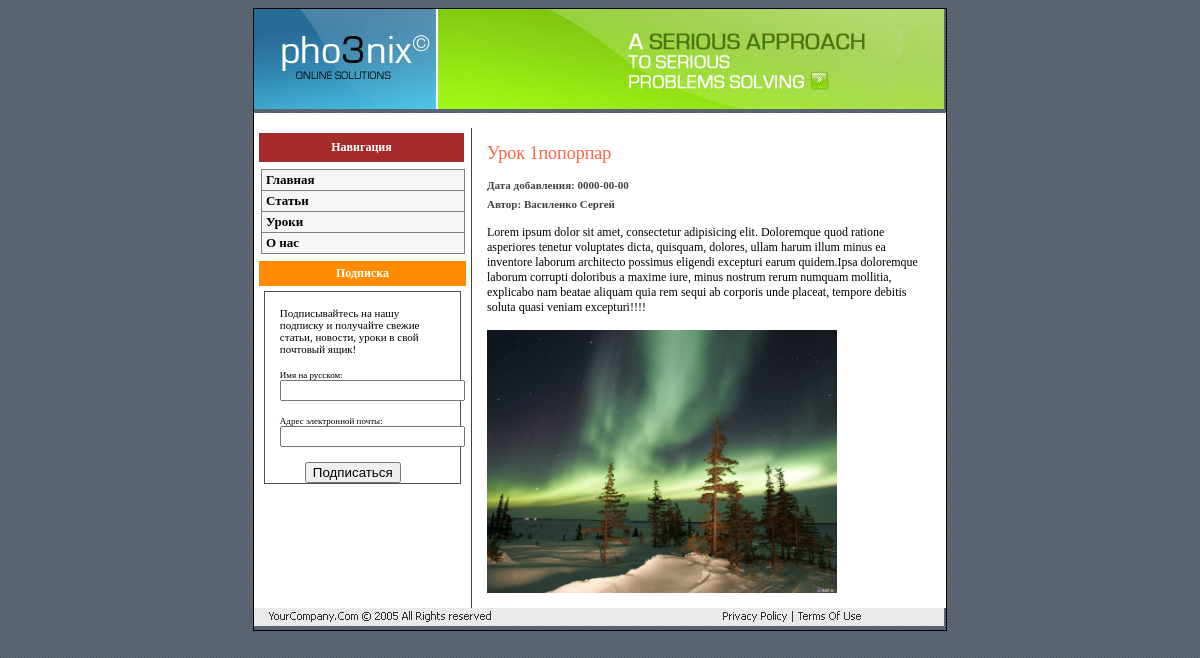
/view_lesson.php?id=1, run on the app's committed database.
### tables this page shows
CREATE TABLE `lessons` (
  `id` int(4) NOT NULL,
  `title` varchar(255) NOT NULL,
  `meta_d` varchar(255) NOT NULL,
  `meta_k` varchar(255) NOT NULL,
  `date` date NOT NULL,
  `description` varchar(255) NOT NULL,
  `text` text NOT NULL,
  `author` varchar(255) NOT NULL
);

### view_lesson.php (the view, shortened to what this page needs)
<?php
include("blocks/db.php");
if (isset($_GET['id'])) {$id=$_GET['id'];}
$result = mysqli_query($db,"SELECT * FROM lessons WHERE id='$id'");
$myrow=mysqli_fetch_array($result);
?>
<!doctype html>
<html lang="ru">
<head>
<link href="style.css" rel="stylesheet" type="text/css">
</head>
<body>
<table width="694"  align="center" cellpadding="0" cellspacing="0" class="main_border">
      <tbody>
      <?php include ("blocks/header.php"); ?>
      <tr bgcolor="#FFFFFF">
      <td>
		<table width="690" cellpadding="0" cellspacing="0" >
		  <tbody>
			<tr >
			<?php include ("blocks/lefttd.php"); ?>
			<td  valign="top">
		  		<p class="title_text_lesson"><?php echo($myrow['title']); ?> </p>
			 	<p class="title_date"><?php echo("Дата добавления: ".$myrow['date']); ?> </p>
			  	<p class="title_date"><?php echo("Автор: ".$myrow['author']); ?> </p>
			  	<p><?php echo($myrow['text']); ?> </p>
		</td>
		</tr>
	</tbody>
  </table>
	  <?php include("blocks/footer.php"); ?>
</body>
</html>

### style.css (style rules this page uses)
.main_border { border: 1px solid #000000; }
p { font-family: Verdana; font-size: 12px; margin: 15px; }
body { background-image: url('gr/bg.gif'); }
.title_text_lesson { color:tomato; font-size: 18px; }
.title_date { margin-top: 7px; margin-bottom: 7px; font-size: 11px; font-weight: bold; color: #424242; }

### data on the page
lessons: title "Урок 1попорпар", date "0000-00-00", author "Василенко Сергей", text "Lorem ipsum dolor sit amet, consectetur adipisicing elit. Doloremque quod ratione asperiores tenetur voluptates dicta, quisquam, dolores, ullam harum illum minus ea inventore laborum architecto possimus eligendi excepturi earum quidem. Ipsa doloremque laborum corrupti doloribus a maxime iure, minus nostrum rerum numquam mollitia, explicabo nam beatae aliquam quia rem sequi ab corporis unde placeat, tempore debitis soluta quasi veniam excepturi! !!!", text (picture)
